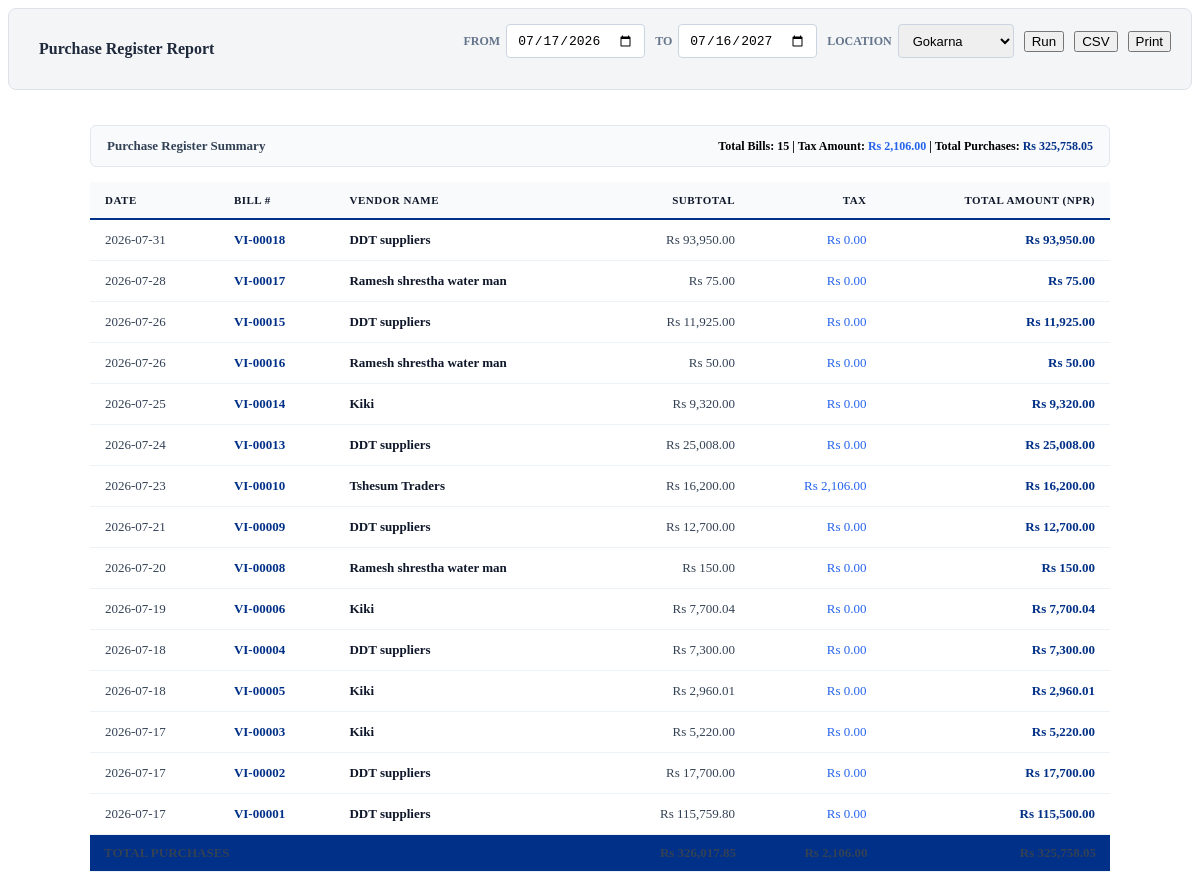
Before: /forms/modules/reports/purchases/purchase_register_list.php with the older database file.
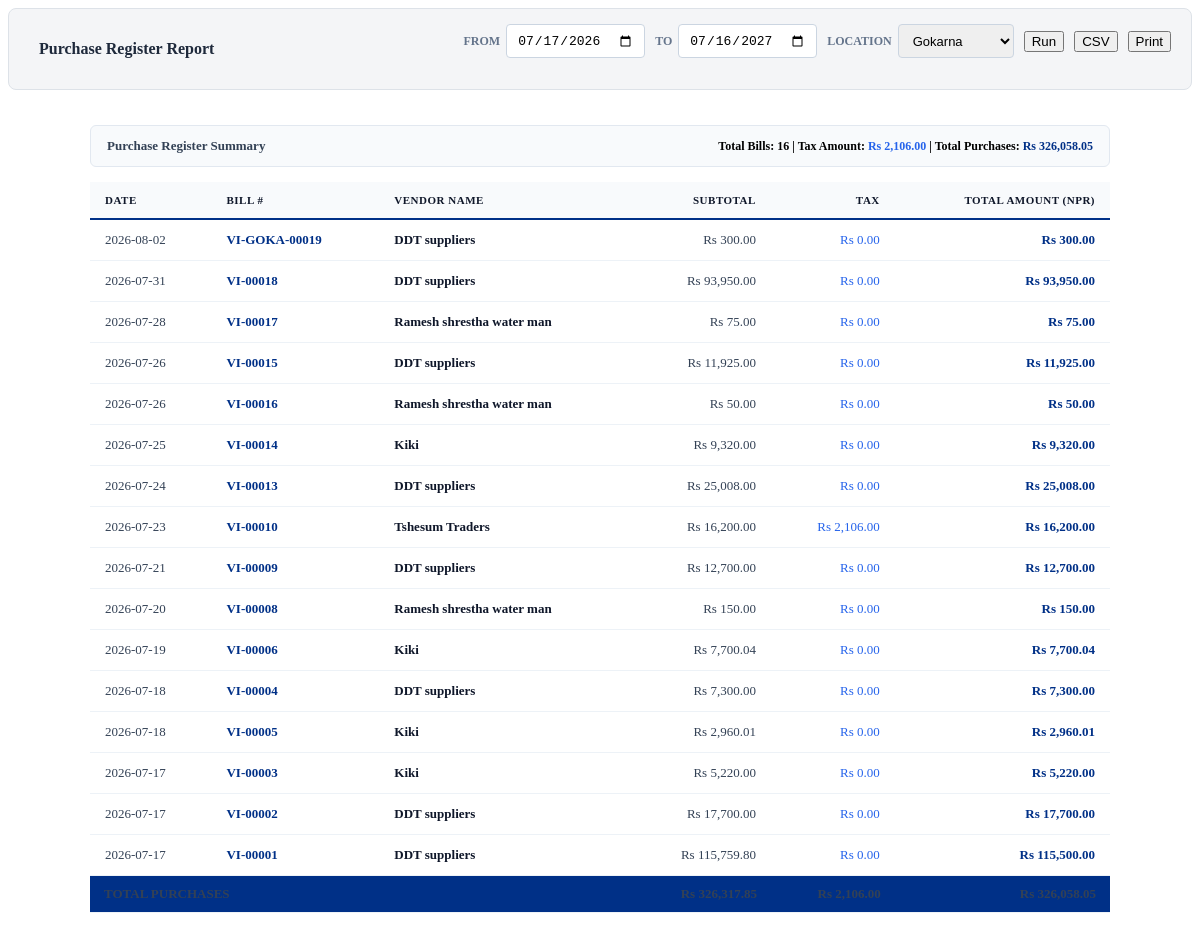
After: the same page with the newer database file.
### tables this page shows
CREATE TABLE `system_info` (
  `id` int(30) NOT NULL,
  `meta_field` text NOT NULL,
  `meta_value` text NOT NULL
);

CREATE TABLE `vendor_bills` (
  `id` varchar(36) NOT NULL,
  `header_id` varchar(36) NOT NULL,
  `vendor_id` varchar(36) NOT NULL,
  `bill_date` date NOT NULL,
  `due_date` date NOT NULL,
  `vendor_invoice_number` varchar(50) DEFAULT NULL,
  `subtotal` decimal(14,2) NOT NULL,
  `discount_amount` decimal(14,2) NOT NULL,
  `tax_amount` decimal(14,2) NOT NULL,
  `total_amount` decimal(14,2) NOT NULL,
  `amount_paid` decimal(14,2) NOT NULL,
  `balance_due` decimal(14,2) NOT NULL,
  `payment_status` enum('unpaid','partial','paid') NOT NULL,
  `created_by` varchar(36) DEFAULT NULL
);

CREATE TABLE `transaction_headers` (
  `id` varchar(36) NOT NULL,
  `txn_number` varchar(50) NOT NULL,
  `txn_type` varchar(50) NOT NULL,
  `txn_date` date NOT NULL,
  `fiscal_year` int(11) NOT NULL,
  `fiscal_month` int(11) NOT NULL,
  `fiscal_period` char(7) NOT NULL,
  `status` varchar(30) NOT NULL DEFAULT 'open',
  `reference_number` varchar(50) DEFAULT NULL,
  `memo` text DEFAULT NULL,
  `created_by` varchar(36) NOT NULL,
  `approved_by` varchar(36) DEFAULT NULL,
  `location_id` varchar(36) DEFAULT NULL,
  `created_at` timestamp NOT NULL DEFAULT current_timestamp(),
  `posted_at` timestamp NULL DEFAULT NULL,
  `is_deleted` tinyint(1) DEFAULT 0,
  `party_id` varchar(36) DEFAULT NULL,
  `party_type` enum('customer','vendor','user') DEFAULT NULL,
  `net_amount` decimal(14,2) DEFAULT 0.00,
  `updated_at` timestamp NOT NULL DEFAULT current_timestamp() ON UPDATE current_timestamp(),
  `source` varchar(50) DEFAULT NULL,
  `is_readonly` tinyint(1) NOT NULL DEFAULT 0,
  `is_locked` tinyint(1) NOT NULL DEFAULT 0
);

CREATE TABLE `vendors` (
  `id` varchar(36) NOT NULL,
  `vendor_code` varchar(20) DEFAULT NULL,
  `company_name` varchar(150) NOT NULL,
  `contact_name` varchar(100) DEFAULT NULL,
  `location_id` varchar(36) DEFAULT NULL,
  `phone` varchar(20) DEFAULT NULL,
  `email` varchar(150) DEFAULT NULL,
  `address` text DEFAULT NULL,
  `pan_number` varchar(20) DEFAULT NULL,
  `vat_number` varchar(20) DEFAULT NULL,
  `payable_account_id` varchar(36) NOT NULL,
  `payment_terms_days` int(11) DEFAULT NULL,
  `credit_limit` decimal(14,2) DEFAULT NULL,
  `is_active` tinyint(1) NOT NULL DEFAULT 1,
  `created_at` timestamp NOT NULL DEFAULT current_timestamp(),
  `is_deleted` tinyint(1) DEFAULT 0,
  `updated_at` timestamp NOT NULL DEFAULT current_timestamp() ON UPDATE current_timestamp()
);

### database/DBConnection.php (called while the page is built, shortened)
<?php
class DBConnection
{
    private $host = 'localhost';
    private $username = 'root';
    private $password = '';
    private $database = 'sms_db';
    private $conn;
    private static $instance       = null;
    private function __construct()
    {
        try {
            $this->conn = new PDO(
                "mysql:host={$this->host};dbname={$this->database};charset=utf8mb4",
                $this->username,
                $this->password,
                [
                    PDO::ATTR_ERRMODE            => PDO::ERRMODE_EXCEPTION,
                    PDO::ATTR_DEFAULT_FETCH_MODE => PDO::FETCH_ASSOC,
                    PDO::ATTR_EMULATE_PREPARES   => false,
                    PDO::MYSQL_ATTR_USE_BUFFERED_QUERY => true,
                    PDO::ATTR_PERSISTENT         => false,
                ]
            );
            $this->conn->exec("SET SESSION sql_mode = 'STRICT_TRANS_TABLES,NO_ZERO_DATE,NO_ZERO_IN_DATE,ERROR_FOR_DIVISION_BY_ZERO';");
        } catch (PDOException $e) {
            die("Connection failed: " . $e->getMessage());
        }
    }
    public function initAccountTypeMaster()
    {
        try {
            $sqlCreateTable = "CREATE TABLE IF NOT EXISTS `AccountTypeMaster` (
              `AccountTypeId` INT AUTO_INCREMENT PRIMARY KEY,
              `AccountTypeName` VARCHAR(100) NOT NULL UNIQUE,
              `Category` ENUM('Asset', 'Liability', 'Equity', 'Income', 'Expense') NOT NULL,
              `NormalBalance` ENUM('Debit', 'Credit') NOT NULL,
              `Description` VARCHAR(255) NULL,
              `IsSystem` TINYINT(1) NOT NULL DEFAULT 1,
              `IsActive` TINYINT(1) NOT NULL DEFAULT 1,
              `SortOrder` INT NOT NULL DEFAULT 0,
              `created_at` TIMESTAMP DEFAULT CURRENT_TIMESTAMP,
              `updated_at` TIMESTAMP DEFAULT CURRENT_TIMESTAMP ON UPDATE CURRENT_TIMESTAMP
            ) ENGINE=InnoDB DEFAULT CHARSET=utf8mb4 COLLATE=utf8mb4_general_ci;";
            $this->conn->exec($sqlCreateTable);
            $this->conn->exec("
                UPDATE accounts a
                JOIN AccountTypeMaster atm ON (
                    (a.account_subtype IN ('bank', 'cash') AND atm.AccountTypeName = 'Bank') OR
                    (a.account_subtype = 'receivable' AND atm.AccountTypeName = 'Accounts Receivable') OR
                    (a.account_subtype = 'inventory' AND atm.AccountTypeName = 'Inventory Asset') OR
                    (a.account_subtype = 'payable' AND atm.AccountTypeName = 'Accounts Payable') OR
                    (a.account_subtype = 'tax' AND atm.AccountTypeName = 'Other Current Liability') OR
                    (a.account_subtype = 'cogs' AND atm.AccountTypeName = 'Cost of Goods Sold') OR
                    (a.account_subtype = 'sales' AND atm.AccountTypeName = 'Sales Income') OR
                    (a.account_name LIKE '%Fixed Asset%' AND atm.AccountTypeName = 'Fixed Asset') OR
                    (a.account_name LIKE '%Capital%' AND atm.AccountTypeName = 'Owner\'s Equity') OR
                    (a.account_name LIKE '%Retained Earnings%' AND atm.AccountTypeName = 'Retained Earnings') OR
                    (a.account_name LIKE '%Income Summary%' AND atm.AccountTypeName = 'Current Year Earnings') OR
                    (a.account_name LIKE '%Operating%' AND atm.AccountTypeName = 'Operating Expense') OR
                    (a.account_type = 'expense' AND a.account_subtype = 'other' AND atm.AccountTypeName = 'Operating Expense') OR
                    (a.account_type = 'asset' AND a.account_subtype = 'other' AND atm.AccountTypeName = 'Other Current Asset') OR
                    (a.account_type = 'liability' AND a.account_subtype = 'other' AND atm.AccountTypeName = 'Other Current Liability') OR
                    (a.account_type = 'equity' AND a.account_subtype = 'other' AND atm.AccountTypeName = 'Owner\'s Equity') OR
                    (a.account_type = 'income' AND a.account_subtype = 'other' AND atm.AccountTypeName = 'Other Income')
                )
                SET a.account_type_id = atm.AccountTypeId
                WHERE a.account_type_id IS NULL;
            ");
            $this->conn->exec("
                UPDATE accounts a
                JOIN AccountTypeMaster atm ON (
                    (a.account_type = 'asset' AND atm.AccountTypeName = 'Other Current Asset') OR
                    (a.account_type = 'liability' AND atm.AccountTypeName = 'Other Current Liability') OR
                    (a.account_type = 'equity' AND atm.AccountTypeName = 'Owner\'s Equity') OR
                    (a.account_type = 'income' AND atm.AccountTypeName = 'Other Income') OR
                    (a.account_type = 'expense' AND atm.AccountTypeName = 'Operating Expense')
                )
                SET a.account_type_id = atm.AccountTypeId
                WHERE a.account_type_id IS NULL;
            ");
            $this->conn->exec("
                UPDATE accounts a
                JOIN AccountTypeMaster atm ON a.account_type_id = atm.AccountTypeId
                SET a.account_subtype = atm.AccountTypeName,
                    a.account_type = LOWER(atm.Category),
                    a.normal_balance = LOWER(atm.NormalBalance);
            ");
        } catch (Exception $e) {
            error_log("initAccountTypeMaster error: " . $e->getMessage());
        }
    }
    public function initLocationMaster()
    {
        try {
            $sqlCreateTable = "CREATE TABLE IF NOT EXISTS `locations` (
              `id` VARCHAR(36) PRIMARY KEY,
              `name` VARCHAR(100) NOT NULL UNIQUE,
              `type` VARCHAR(50) NOT NULL DEFAULT 'Warehouse',
              `description` VARCHAR(255) NULL,
              `is_active` TINYINT(1) NOT NULL DEFAULT 1,
              `is_deleted` TINYINT(1) NOT NULL DEFAULT 0,
              `created_at` TIMESTAMP DEFAULT CURRENT_TIMESTAMP,
              `updated_at` TIMESTAMP DEFAULT CURRENT_TIMESTAMP ON UPDATE CURRENT_TIMESTAMP,
              `deleted_at` DATETIME NULL
            ) ENGINE=InnoDB DEFAULT CHARSET=utf8mb4 COLLATE=utf8mb4_general_ci;";
            $this->conn->exec($sqlCreateTable);
            $defLocRow = $this->conn->query("SELECT id FROM `locations` WHERE `is_default` = 1 AND `is_deleted` = 0 LIMIT 1")->fetch();
            $defaultLocId = $defLocRow['id'] ?? 'loc-main-retail';
            $this->conn->exec("UPDATE `transaction_headers` SET `location_id` = '{$defaultLocId}' WHERE `location_id` IS NULL OR `location_id` = ''");
        } catch (Exception $e) {
            error_log("initLocationMaster error: " . $e->getMessage());
        }
    }
    public function initPasswordResetsTable()
    {
        try {
            $sqlCreateTable = "CREATE TABLE IF NOT EXISTS `password_resets` (
              `id` INT AUTO_INCREMENT PRIMARY KEY,
              `user_id` VARCHAR(36) NOT NULL,
              `username` VARCHAR(50) NOT NULL,
              `email` VARCHAR(150) NOT NULL,
              `token` VARCHAR(255) NOT NULL,
              `otp_code` VARCHAR(6) NOT NULL,
              `expires_at` DATETIME NOT NULL,
              `is_used` TINYINT(1) DEFAULT 0,
              `created_at` TIMESTAMP DEFAULT CURRENT_TIMESTAMP,
              KEY `idx_token` (`token`),
              KEY `idx_user_id` (`user_id`),
              KEY `idx_otp` (`otp_code`)
            ) ENGINE=InnoDB DEFAULT CHARSET=utf8mb4 COLLATE=utf8mb4_general_ci;";
            $this->conn->exec($sqlCreateTable);
        } catch (Exception $e) {
            error_log("initPasswordResetsTable error: " . $e->getMessage());
        }
    }
    public function initExpensesTableFix()
    {
        try {
            $this->conn->exec("ALTER TABLE `expenses` MODIFY COLUMN `tax_amount` DECIMAL(14,2) NOT NULL DEFAULT 0.00");
        } catch (Exception $e) {
            error_log("initExpensesTableFix error: " . $e->getMessage());
        }
    }
    public static function getInstance()
    {
        if (!self::$instance) {
            self::$instance = new DBConnection();
            self::$instance->bootSchema();
        }
        return self::$instance;
    }
    public function getConnection()
    {
        return $this->conn;
    }
    public function fetchOne($sql, $params = [])
    {
        $stmt = $this->conn->prepare($sql);
        $stmt->execute($params);
        return $stmt->fetch();
    }
    public function fetchAll($sql, $params = [])
    {
        $stmt = $this->conn->prepare($sql);
        $stmt->execute($params);
        return $stmt->fetchAll();
    }
}
function db()
{
    return DBConnection::getInstance();
}
?>

### api/reference_helper.php (called while the page is built, shortened)
<?php
if (!function_exists('sysinfo_get')) {
    require_once __DIR__ . '/system_cache.php';
}
function get_accounting_preference($key)
{
    if (function_exists('sysinfo_get')) {
        $val = sysinfo_get($key);
        return $val;
    }
    return $val;
}
if (!function_exists('get_user_default_location_id')) {
    function get_user_default_location_id(): string
    {
        $user_id = $_SESSION['user_id'] ?? null;
        if (function_exists('get_accounting_preference')) {
            $def = get_accounting_preference('default_location_id');
            if (!empty($def)) {
                return $_SESSION['location_id'];
            }
        }
        $loc2 = db()->fetchOne("SELECT id FROM locations WHERE is_active = 1 AND is_deleted = 0 ORDER BY name ASC LIMIT 1");
        $fallback = $loc2['id'] ?? '';
        return $fallback;
    }
}
?>

### api/system_cache.php (called while the page is built, shortened)
<?php
$_SYSINFO_CACHE = [];
$_SYSINFO_LOADED_ALL = false;
function sysinfo_get(string $key, $default = null)
{
    try {
        $db = db();
        $row = $db->fetchOne("SELECT meta_value FROM system_info WHERE meta_field = ?", [$key]);
        $val = $row['meta_value'] ?? null;
        return $val ?? $default;
    } catch (Exception $e) {
        return $default;
    }
}

### forms/modules/reports/purchases/purchase_register_list.php (the view, shortened to what the rows shown need)
<?php
require_once 'database/DBConnection.php';
require_once 'forms/modules/reports/rpt_helpers.php';
require_once 'api/reference_helper.php';
$db = db();
$fy        = rpt_get_current_fiscal_year_dates();
$date_from = $_GET['date_from'] ?? $fy['start_date'];
$date_to   = $_GET['date_to']   ?? $fy['end_date'];
$loc_sql = rpt_location_sql('th');
$purchases = $db->fetchAll("
    SELECT vb.id, th.txn_number as bill_number, vb.vendor_id, vb.subtotal, vb.tax_amount, vb.discount_amount, vb.total_amount,
           th.txn_date, v.company_name as vendor_name
    FROM vendor_bills vb
    JOIN transaction_headers th ON vb.header_id = th.id
    LEFT JOIN vendors v ON vb.vendor_id = v.id
    WHERE th.txn_date BETWEEN ? AND ? AND th.is_deleted = 0 AND th.status NOT IN ('void', 'voided', 'draft') {$loc_sql}
    ORDER BY th.txn_date DESC, vb.id DESC
", [$date_from, $date_to]);
$tot_subtotal = 0.0;
$tot_tax      = 0.0;
$tot_total    = 0.0;
foreach ($purchases as $p) {
    $tot_subtotal += (float)$p['subtotal'];
    $tot_tax      += (float)$p['tax_amount'];
    $tot_total    += (float)$p['total_amount'];
}
?>
<div class="ns-portlet" style="max-width: 1050px; margin: 0 auto;">
    <div class="ns-portlet-content" style="padding: 15px;">
        <div style="display:flex; justify-content:space-between; align-items:center; margin-bottom:15px; padding:12px 16px; background:#f8fafc; border:1px solid #e2e8f0; border-radius:6px;">
            <div style="font-size:12px; font-weight:600;">
                Total Bills: <strong><?= count($purchases) ?></strong> |
                Tax Amount: <strong style="color:#2563eb;"><?= rpt_currency($tot_tax) ?></strong> |
                Total Purchases: <strong style="color:#003087;"><?= rpt_currency($tot_total) ?></strong>
            </div>
        </div>
        <table class="ns-report-table-static" id="tbl-purchase-register">
            <thead>
                <tr>
                    <th>Date</th>
                    <th>Bill #</th>
                    <th>Vendor Name</th>
                    <th style="text-align:right">Subtotal</th>
                    <th style="text-align:right">Tax</th>
                    <th style="text-align:right">Total Amount (NPR)</th>
                </tr>
            </thead>
            <tbody>
                <?php if (empty($purchases)): ?>
                    <tr><td colspan="6" style="text-align:center; padding:30px; color:#94a3b8;">No purchase bills recorded in selected period.</td></tr>
                <?php else: ?>
                    <?php foreach ($purchases as $p): ?>
                        <tr>
                            <td><?= rpt_date($p['txn_date']) ?></td>
                            <td style="font-weight:600; color:#003087;"><?= htmlspecialchars($p['bill_number']) ?></td>
                            <td style="font-weight:600; color:#0f172a;"><?= htmlspecialchars($p['vendor_name'] ?: '—') ?></td>
                            <td style="text-align:right;"><?= rpt_currency((float)$p['subtotal']) ?></td>
                            <td style="text-align:right; color:#2563eb;"><?= rpt_currency((float)$p['tax_amount']) ?></td>
                            <td style="text-align:right; font-weight:700; color:#003087;"><?= rpt_currency((float)$p['total_amount']) ?></td>
                        </tr>
                    <?php endforeach; ?>
                <?php endif; ?>
            </tbody>
            <tfoot>
                <tr style="background:#003087; color:#fff; font-weight:900; font-size:13px">
                    <td colspan="3" style="padding:10px 14px">TOTAL PURCHASES</td>
                    <td style="text-align:right; padding:10px 14px"><?= rpt_currency($tot_subtotal) ?></td>
                    <td style="text-align:right; padding:10px 14px"><?= rpt_currency($tot_tax) ?></td>
                    <td style="text-align:right; padding:10px 14px"><?= rpt_currency($tot_total) ?></td>
                </tr>
            </tfoot>
        </table>
    </div>
</div>

Changed rows visible on the page:
computed for system_info "Rs 2,106.00": meta_value "Rs 325,758.05" → "Rs 326,058.05"; meta_value "Rs 326,017.85" → "Rs 326,317.85"
added vendor_bills: header.txn_date "2026-08-02", header.txn_number "VI-GOKA-00019", vendor.company_name "DDT suppliers", subtotal.meta_value "Rs 300.00", tax_amount.meta_value "Rs 0.00", total_amount.meta_value "Rs 300.00"
Other visible differences:
count($purchases): "15" → "16"
